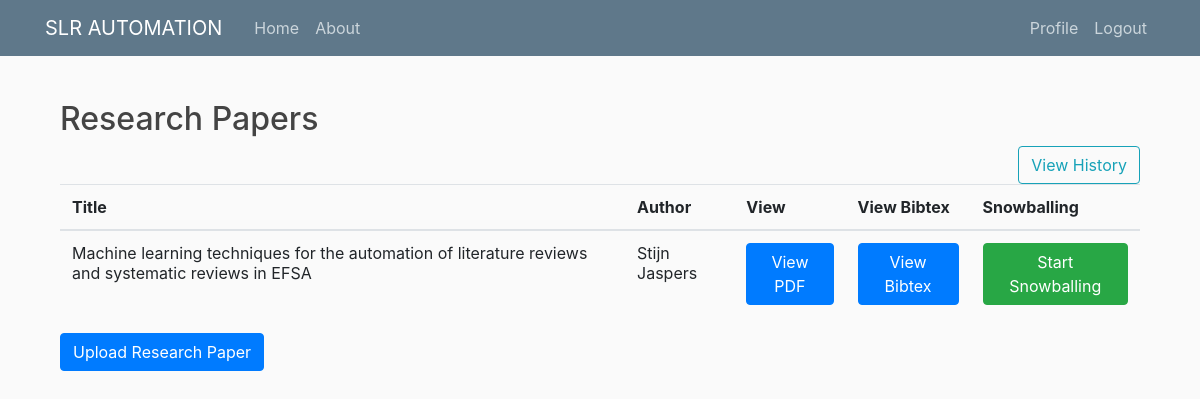
Before: /journals/ (signed in) with the older database file.
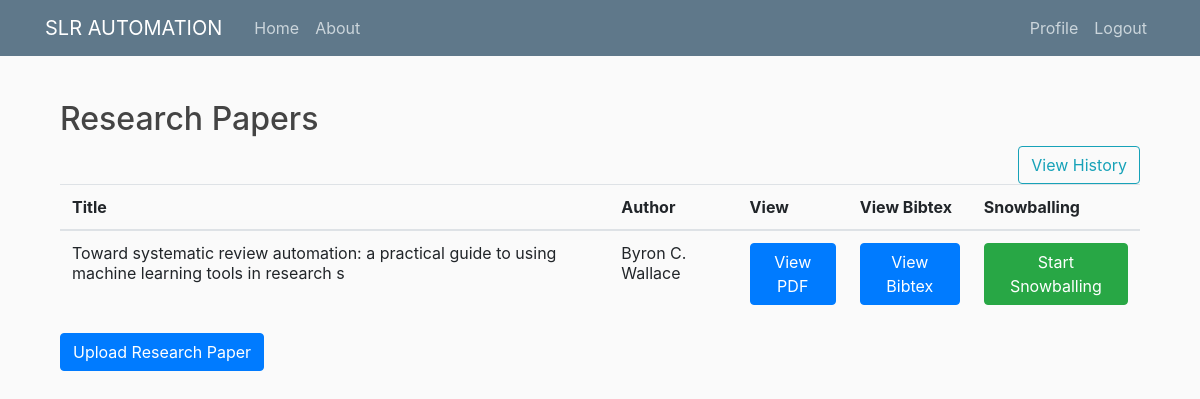
After: the same page with the newer database file.
### users/models.py (models this page shows, shortened)
class Papers(models.Model):
    id = models.AutoField(primary_key=True)
    title = models.CharField(max_length=100)
    author = models.CharField(max_length=100)
    pdf = models.FileField(upload_to='documents/')
    uploaded_at = models.DateTimeField(auto_now_add=True)
    user = models.ForeignKey(User, on_delete=models.CASCADE, null=True)
    start_year = models.CharField(blank=True,max_length=100)
    end_year = models.CharField(max_length=100, blank=True)
    def __str__(self):
        return self.title

### users/views.py (the view)
# urls.py: path('journals/', user_views.journal_list, name='journal_list'),
def journal_list(request):
    username = get_object_or_404(User, username=request.user)
    journal = Papers.objects.filter(user=username).latest('uploaded_at')
    print(journal)
    return render(request, 'users/journal_list.html',{
        'journal': journal
    })

### users/templates/users/journal_list.html (shortened to what this page needs)
{% extends "blog/base.html" %}
{% load crispy_forms_tags %}
{% block content %}
<body>
    <main>
      <div class="container">
    <h2>Research Papers</h2>
          <a href="/journals_history" class="btn btn-outline-info pull-right">View History</a>
    <table class="table">
        <thead>
            <tr>
                <th>Title</th>
                <th>Author</th>
                <th>View</th>
                <th>View Bibtex</th>
                <th>Snowballing</th>
            </tr>
        </thead>
        <tbody>
                <tr>
                    <td>{{ journal.title}}</td>
                    <td>{{journal.author}} {{journal.pdf.filename}}</td>
                    <td>
                        <a href="{{journal.pdf.url}}" class="btn btn-primary btn sm" target="_blank">
                            View PDF
                        </a>
                    </td>
                     <td>
                        <a href="/bib-tex/{{journal.id}}" class="btn btn-primary btn sm" target="_blank">
                            View Bibtex
                        </a>
                    </td>
                    <td>
                        <a href="/snowballing/{{journal.id}}" class="btn btn-success btn sm" target="_blank">
                           Start Snowballing
                        </a>
                    </td>
                </tr>
        </tbody>
    </table>
    <p>
        <a href="{% url 'upload_journal' %}" class="btn btn-primary">Upload Research Paper</a>
    </p>
      </div>
    </main>
</body>
{% endblock content %}

Changed rows visible on the page:
removed Papers: title "Machine learning techniques for the automation of literature reviews and systematic reviews in EFSA", author "Stijn Jaspers"
added Papers: title "Toward systematic review automation: a practical guide to using machine learning tools in research s", author "Byron C. Wallace"
